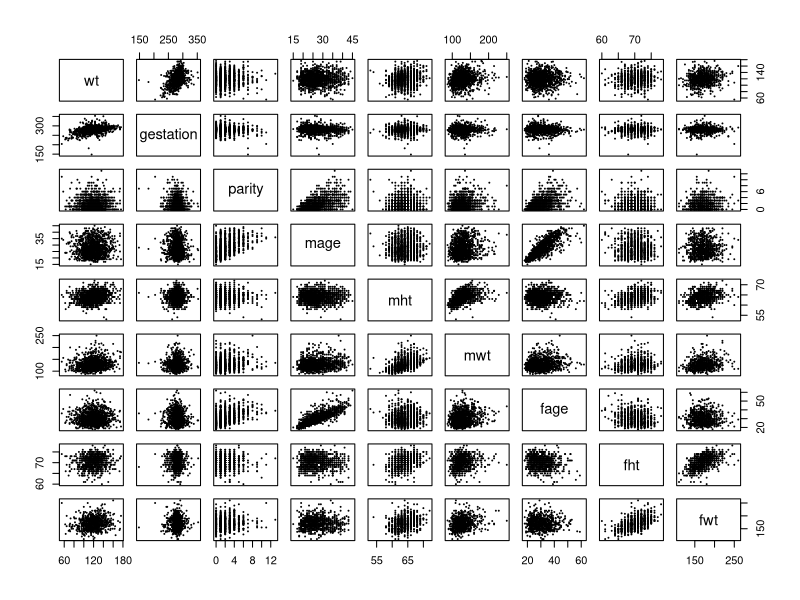
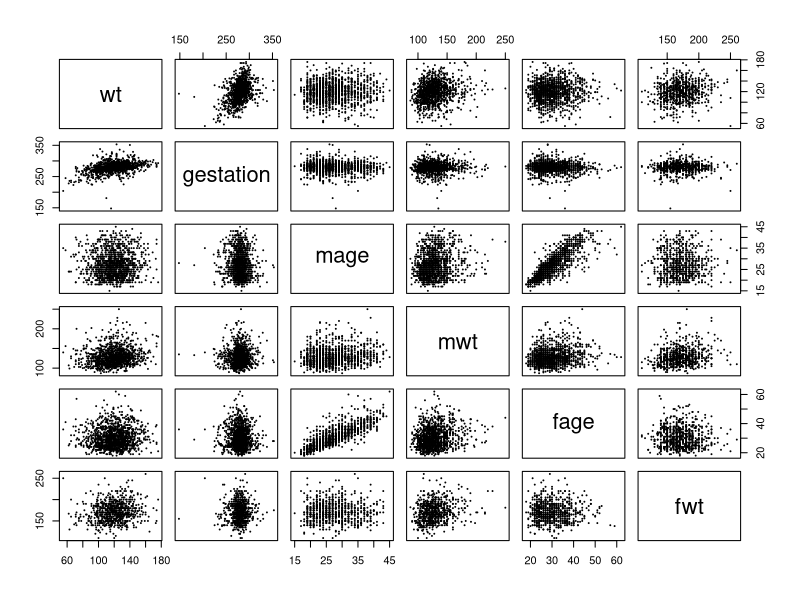
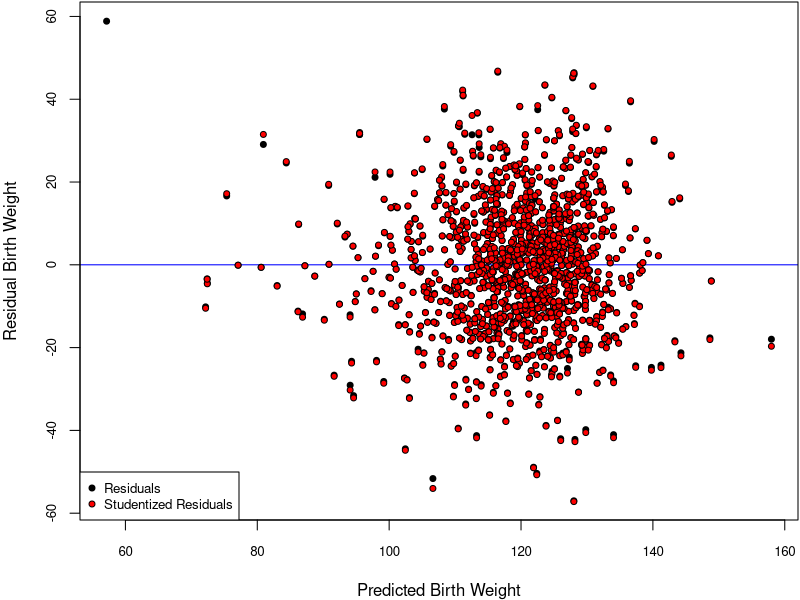
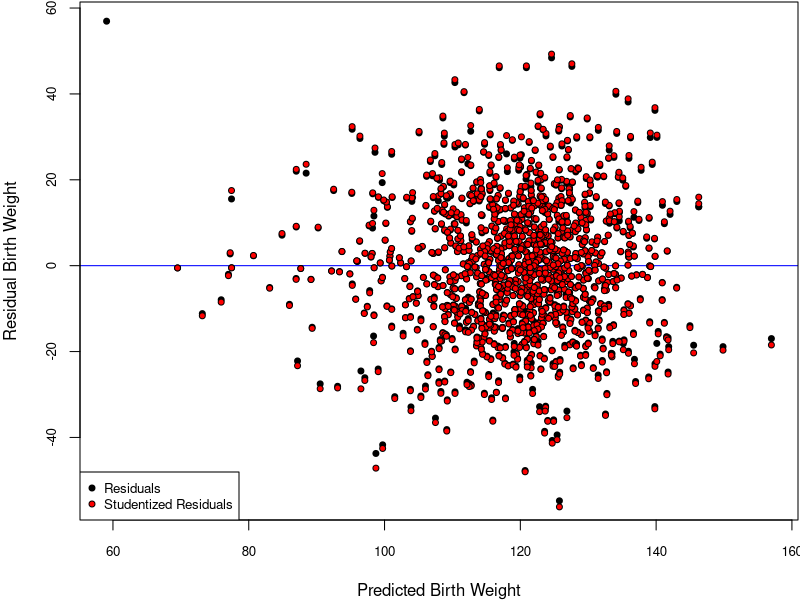
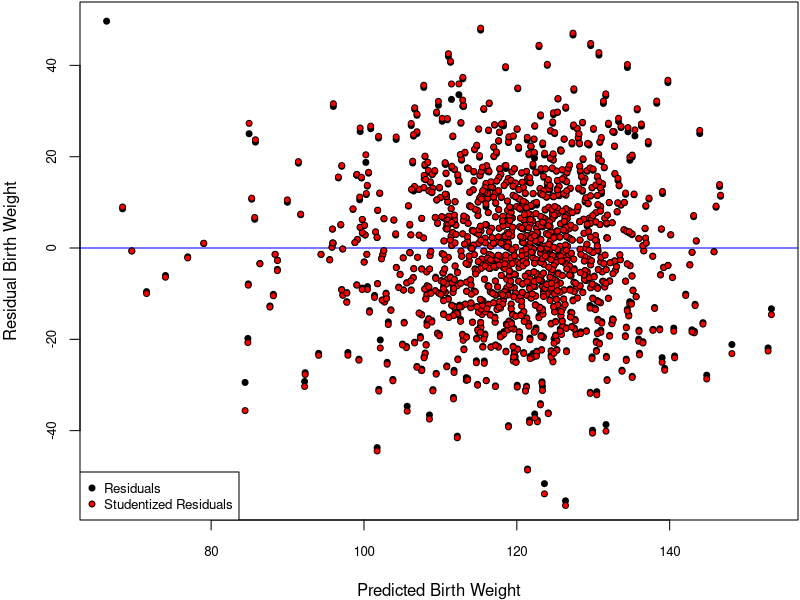
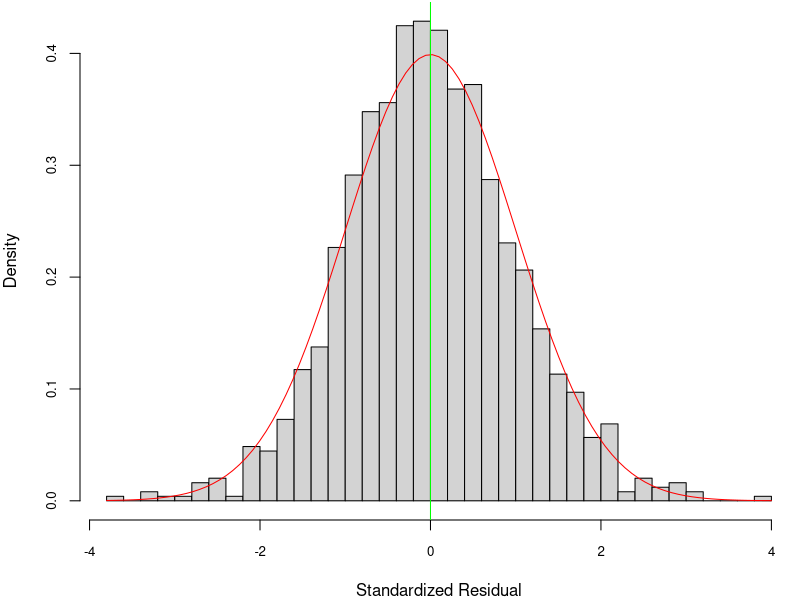
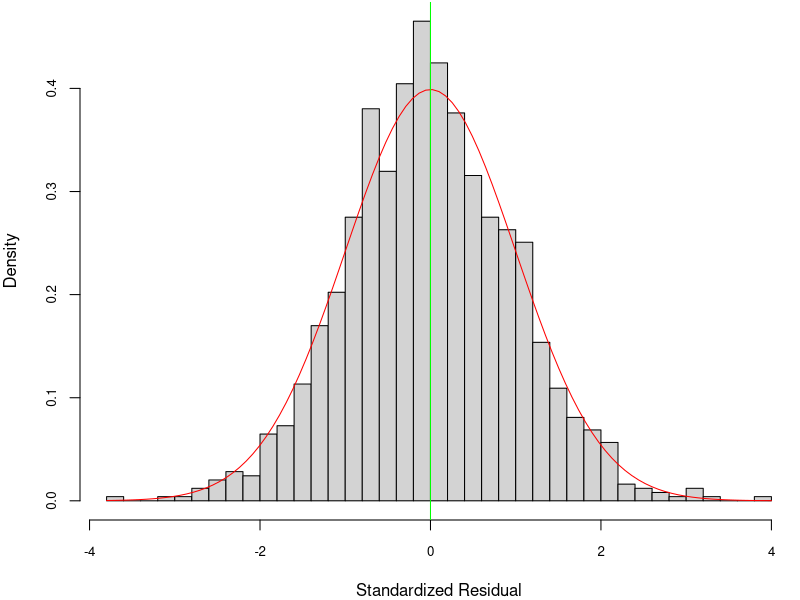
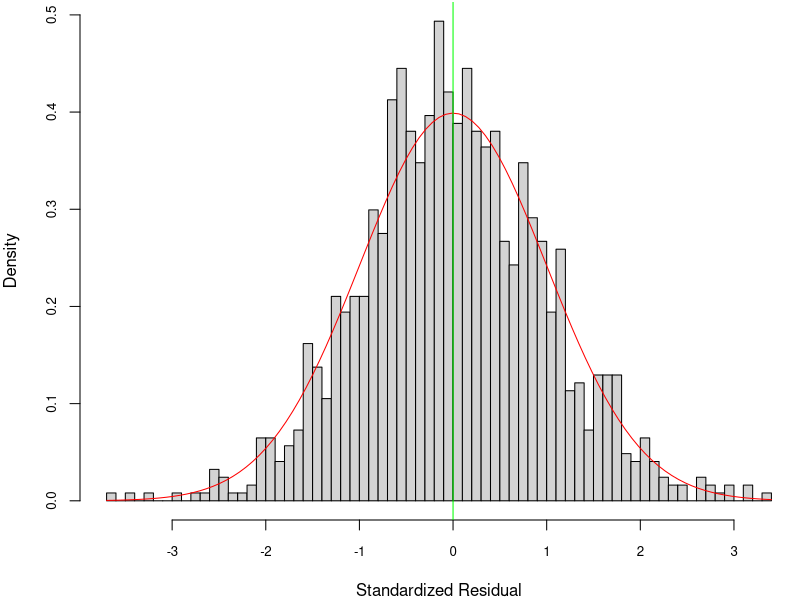

The R source for these figures, in order:
## ---- chunk 1
library(mice)
## ---- chunk 2
chds_births <- read.csv(file = "chds_births.csv")
chds_births$marital[!chds_births$marital %in% c(1:5)] = NA
chds_births$meth[chds_births$meth %in% c(0,1,2,3,4,5)] = 0
chds_births$meth[chds_births$meth %in% c(6)] = 1
chds_births$meth[chds_births$meth %in% c(7)] = 2
chds_births$meth[chds_births$meth %in% c(8)] = 3
chds_births$meth[chds_births$meth %in% c(9)] = 4
chds_births$meth[chds_births$meth %in% c(10)] = 5
## ---- chunk 3
summary(chds_births)
## ---- chunk 4
pairs(~wt + gestation + parity + mage + mht + mwt + fage + fht + fwt,cex = .05,  data = chds_births)
pairs(~wt + gestation + mage + mwt + fage + fwt,cex = .05,  data = chds_births)
## ---- chunk 5
births_mice <- mice(chds_births)
births_clean <- complete(births_mice)
summary(births_clean)
anyNA(births_clean)
births_clean
## ---- chunk 6
M0 <- lm(wt ~ 1, data = chds_births)
Mmax <- lm(wt ~ (.)^2, data = chds_births)
beta.max <- coef(Mmax)
names(beta.max)[is.na(beta.max)]
## ---- chunk 7
Mmax <- lm(wt ~ (. -marital)^2 + marital + I(gestation^2) + I(mage^2)+I(mht^2)+I(mwt^2)+I(fht^2)+I(fwt^2), data = chds_births)
Mstart <- lm(wt ~ ., data = chds_births)
anyNA(coef(Mmax))
## ---- chunk 8
M0 <- lm(wt ~ 1, data = births_clean)
Mmax <- lm(wt ~ (. -marital)^2 + marital + I(gestation^2) + I(mage^2)+I(mht^2)+I(mwt^2)+I(fht^2)+I(fwt^2), data = births_clean)
Mstart <- lm(wt ~ ., data = births_clean)
## ---- chunk 9
system.time({
  Mfwd <- step(object = M0, # starting point model
               scope = list(lower = M0, upper = Mmax), # smallest and largest model
               direction = "forward", trace = FALSE) # trace prints out information
})
Mfwd
## ---- chunk 10
system.time({
  Mback <- step(object = Mmax, # starting point model
                scope = list(lower = M0, upper = Mmax),
                direction = "backward", trace = FALSE)
})
Mback
## ---- chunk 11
system.time({
  Mstep <- step(object = Mstart,
                scope = list(lower = M0, upper = Mmax),
                direction = "both", trace = FALSE)
})
## ---- chunk 12
c(fwd = length(coef(Mfwd)), back = length(coef(Mback)), step = length(coef(Mstep)))
## ---- chunk 13
# models to compare
M1 <- Mfwd
M2 <- Mstep
## ---- chunk 14
summary(Mfwd)
summary(Mback)
summary(Mstep)
## ---- chunk 15
#Press Statistic
calPress <- function(M){
  #X <- model.matrix(M)
  #H <- X %*% solve(crossprod(X), t(X))
  #press <- resid(M)/(1-diag(H))
  press <- resid(M)/(1-hatvalues(M))
  press <- sum(press^2)
  return(press)
}

press1 <- calPress(Mfwd);
press2 <- calPress(Mback);
press3 <- calPress(Mstep);

presses <- c(press1,press2,press3)

# AIC Statistic for M1
AIC1 <- AIC(Mfwd)

#AIC Statistic for M2
AIC2 <- AIC(Mback)

AIC3 <- AIC(Mstep)

AICS <- c(AIC1,AIC2,AIC3)


## ---- chunk 16
r.squared <- c(summary(Mfwd)$r.squared,summary(Mback)$r.square,summary(Mstep)$r.square)
info <- c(r.squared,AICS,presses)
info <- matrix(t(info),nrow = 3,ncol = 3)
rownames(info)<-c("MFwd","MBack","MStep")
colnames(info)<-c("R^2","AIC","Press")
info  

## ---- chunk 17

# function for drawing studendized residual plots
StuResPlot <- function(M) {
  cex <- .8
  res <- residuals(M)
  h <- hatvalues(M)  # Hat matrix
  sigma.hat <- sigma(M)
  res.stu <- resid(M)/sqrt(1-h) # studentized residuals, but on the data scale
  y.hat <- predict(M)
  par(mar = c(4,4,.1,.1))
  plot(y.hat, res, pch = 21, bg = "black", cex = cex, cex.axis = cex,
        xlab = "Predicted Birth Weight",
        ylab = "Residual Birth Weight",
        abline(h = mean(res), col = "blue"))
  points(y.hat, res.stu, pch = 21, bg = "red", cex = cex)
  legend(x = "bottomleft", c("Residuals", "Studentized Residuals"),
        pch = 21, pt.bg = c("black", "red"), pt.cex = cex, cex = cex)
}

# function for drawing standardized residual plots
StaResPlot <- function(M) {
  cex <- .8
  res <- residuals(M) # Hat matrix
  h <- hatvalues(M)
  sigma.hat <- sigma(M)
  par(mar = c(4,4,.1,.1))
  hist(res/sigma.hat, breaks = 50, freq = FALSE, cex.axis = cex,
  xlab = "Standardized Residual", main = "")
  curve(dnorm(x), col = "red", add = TRUE)
  abline(v = mean(res/sigma.hat), col = "green")
}

#function for drawing QQ plots
QQPlot <- function(M) {
  res <- residuals(M)
  h <- hatvalues(M)
  qqnorm(res/sigma(M))
  abline(a=0, b=1, col = "red") #add 45 degree line
  # head(res.stu1)
}


# studendized residual for forward selection model:
StuResPlot(Mfwd)

# studendized residual for backward elimination model:
StuResPlot(Mback)

# studentdized residual for stepwise selection model:
StuResPlot(Mstep)

# standardized residual for forward selection model:
StaResPlot(Mfwd)

# standardized residual for backward elimination model:
StaResPlot(Mback)

# standardized residual for stepwise selection model:
StaResPlot(Mstep)

# QQ-plot for forward selection model:
QQPlot(Mfwd)

# QQ-plot for backward selection model:
QQPlot(Mback)

# QQ-plot for stepwise selection model:
QQPlot(Mstep)
